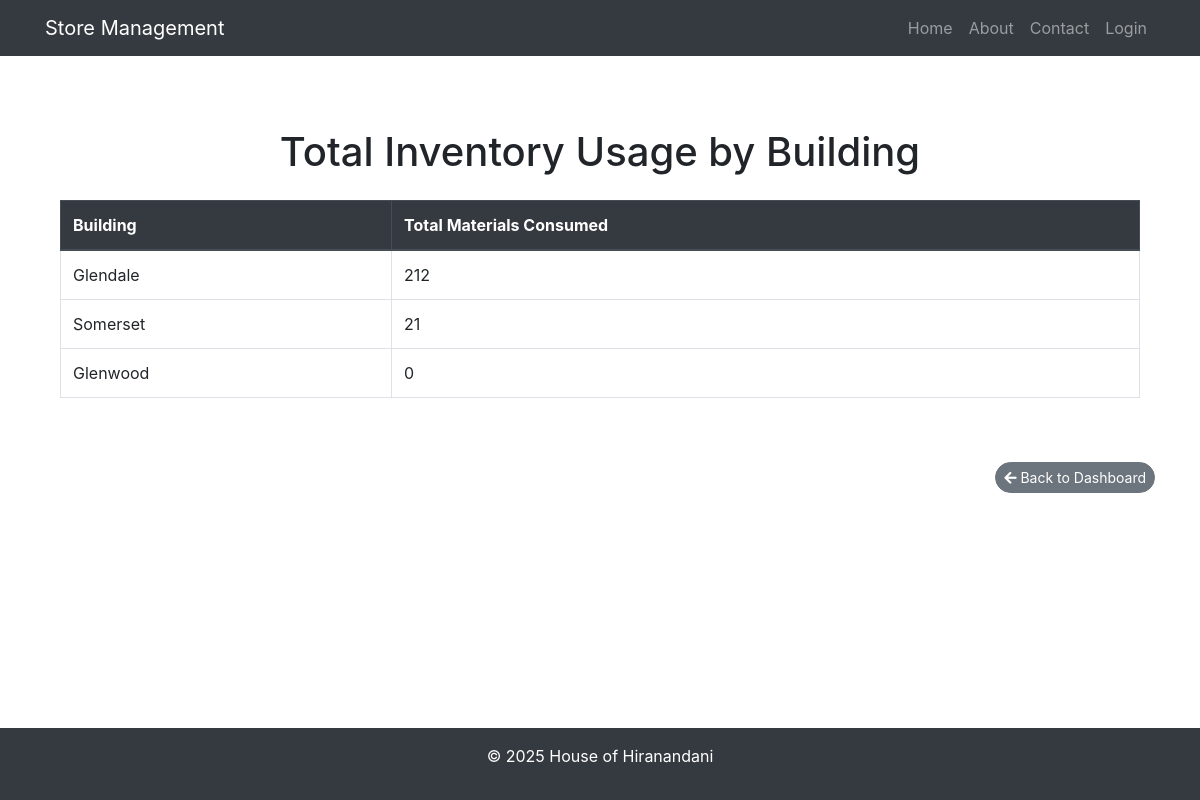
Screenshot of /reports/total-usage/ with the database file from the repository.
### warehouse/models.py (models this page shows, shortened)
class Building(models.Model):
    name = models.CharField(max_length=255)  # Name of the building/project
    location = models.CharField(max_length=255)  # Location of the building
    project_manager = models.CharField(max_length=255)  # Name of the project manager
    date_added = models.DateField()  # Date when the building was added to the system

### warehouse/views.py (the view)
# urls.py: path('reports/total-usage/', views.total_inventory_usage, name='total_inventory_usage'),
def total_inventory_usage(request):
    usage_data = Building.objects.annotate(
        total_consumption=Sum('consumptions__quantity')
    ).order_by('-total_consumption')
    return render(request, 'warehouse/total_inventory_usage.html', {'usage_data': usage_data})

### warehouse/templates/warehouse/total_inventory_usage.html (shortened to what this page needs)
{% extends 'warehouse/base.html' %}
{% block content %}
<div class="container my-5">
    <h1 class="text-center mb-4">Total Inventory Usage by Building</h1>
    <table class="table table-hover table-bordered">
        <thead class="thead-dark">
            <tr>
                <th>Building</th>
                <th>Total Materials Consumed</th>
            </tr>
        </thead>
        <tbody>
            {% for building in usage_data %}
                <tr>
                    <td>{{ building.name }}</td>
                    <td>{{ building.total_consumption|default:0 }}</td>
                </tr>
            {% empty %}
                <tr>
                    <td colspan="2" class="text-center">No consumption data available.</td>
                </tr>
            {% endfor %}
        </tbody>
    </table>
</div>
{% endblock %}

### warehouse/templates/warehouse/base.html (style rules this page uses)
html, body { height: 100%; margin: 0; display: flex; flex-direction: column; }
.container { flex: 1; }

### rows the page displays
Building: name "Glendale", total_consumption "212"
Building: name "Somerset", total_consumption "21"
Building: name "Glenwood", total_consumption "0"
